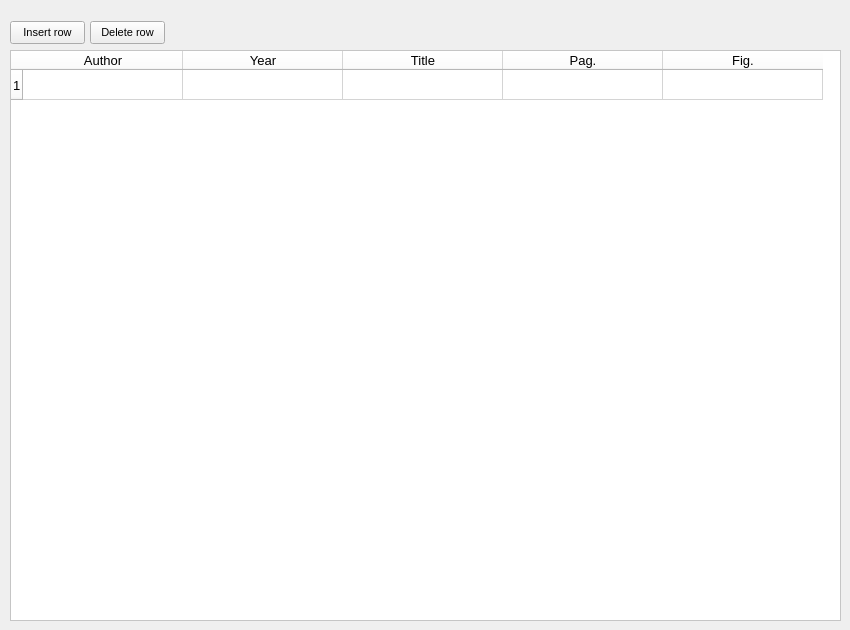
           <widget class="QWidget" name="tab_3">
            <attribute name="title">
             <string>Bibliography</string>
            </attribute>
            <widget class="QPushButton" name="pushButton_remove_row_rif_biblio">
             <property name="geometry">
              <rect>
               <x>90</x>
               <y>21</y>
               <width>75</width>
               <height>23</height>
              </rect>
             </property>
             <property name="font">
              <font>
               <family>MS Shell Dlg 2</family>
               <pointsize>8</pointsize>
               <weight>50</weight>
               <italic>false</italic>
               <bold>false</bold>
              </font>
             </property>
             <property name="text">
              <string>Delete row</string>
             </property>
            </widget>
            <widget class="QPushButton" name="pushButton_insert_row_rif_biblio">
             <property name="geometry">
              <rect>
               <x>10</x>
               <y>21</y>
               <width>75</width>
               <height>23</height>
              </rect>
             </property>
             <property name="font">
              <font>
               <family>MS Shell Dlg 2</family>
               <pointsize>8</pointsize>
               <weight>50</weight>
               <italic>false</italic>
               <bold>false</bold>
              </font>
             </property>
             <property name="text">
              <string>Insert row</string>
             </property>
            </widget>
            <widget class="QTableWidget" name="tableWidget_rif_biblio">
             <property name="enabled">
              <bool>true</bool>
             </property>
             <property name="geometry">
              <rect>
               <x>10</x>
               <y>50</y>
               <width>831</width>
               <height>571</height>
              </rect>
             </property>
             <property name="font">
              <font>
               <family>MS Shell Dlg 2</family>
               <pointsize>10</pointsize>
               <weight>50</weight>
               <italic>false</italic>
               <bold>false</bold>
              </font>
             </property>
             <property name="styleSheet">
              <string notr="true">background-color: rgb(255, 255, 255);</string>
             </property>
             <property name="frameShape">
              <enum>QFrame::StyledPanel</enum>
             </property>
             <property name="frameShadow">
              <enum>QFrame::Sunken</enum>
             </property>
             <property name="verticalScrollBarPolicy">
              <enum>Qt::ScrollBarAsNeeded</enum>
             </property>
             <property name="horizontalScrollBarPolicy">
              <enum>Qt::ScrollBarAsNeeded</enum>
             </property>
             <property name="editTriggers">
              <set>QAbstractItemView::AnyKeyPressed|QAbstractItemView::DoubleClicked|QAbstractItemView::EditKeyPressed</set>
             </property>
             <property name="selectionMode">
              <enum>QAbstractItemView::SingleSelection</enum>
             </property>
             <property name="selectionBehavior">
              <enum>QAbstractItemView::SelectRows</enum>
             </property>
             <property name="rowCount">
              <number>1</number>
             </property>
             <property name="columnCount">
              <number>5</number>
             </property>
             <attribute name="horizontalHeaderDefaultSectionSize">
              <number>160</number>
             </attribute>
             <attribute name="horizontalHeaderMinimumSectionSize">
              <number>30</number>
             </attribute>
             <attribute name="verticalHeaderDefaultSectionSize">
              <number>30</number>
             </attribute>
             <row/>
             <column>
              <property name="text">
               <string>Author</string>
              </property>
             </column>
             <column>
              <property name="text">
               <string>Year</string>
              </property>
             </column>
             <column>
              <property name="text">
               <string>Title</string>
              </property>
             </column>
             <column>
              <property name="text">
               <string>Pag.</string>
              </property>
             </column>
             <column>
              <property name="text">
               <string>Fig.</string>
              </property>
             </column>
            </widget>
           </widget>
